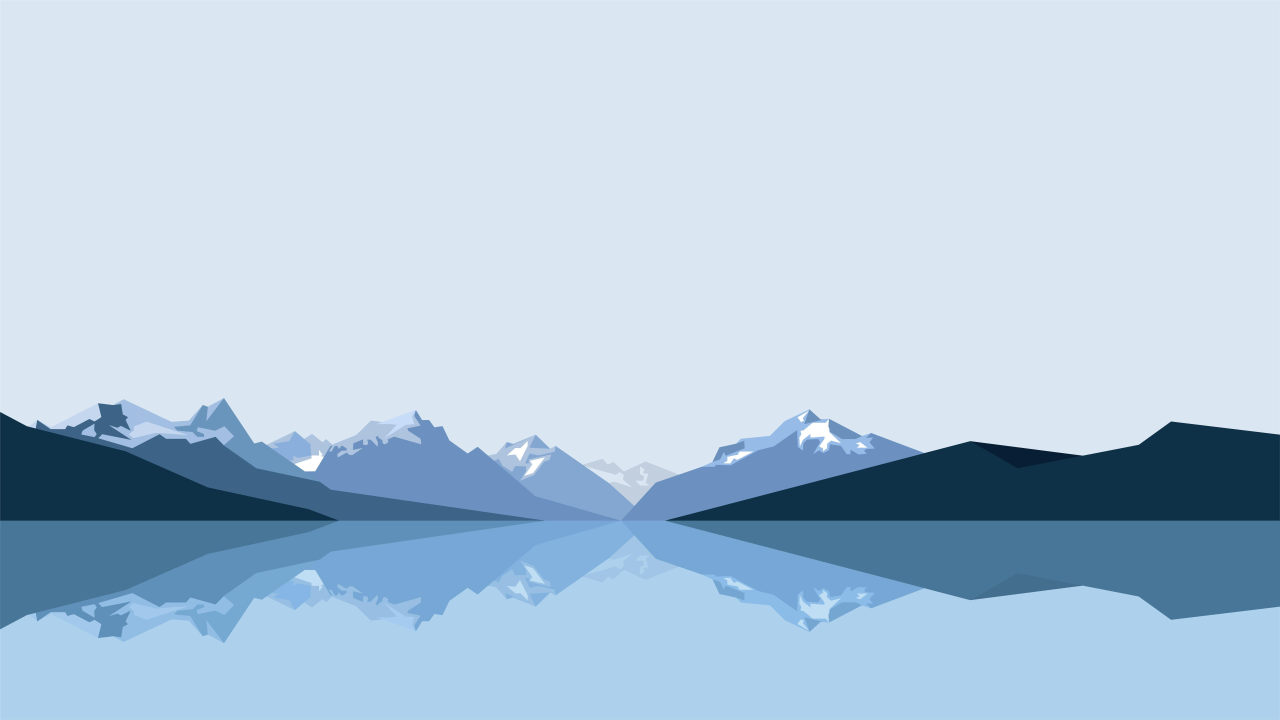
#> input picture brand/backgrounds/mountains-7680x4320.jpg, 7680 x 4320 px (shown at 1/6 size)
$ python -i build_site.py   (imports and definitions only)
#> lines starting #> are read from the running program, lines starting #| are printed output that depends on the picture
"""Builds the Fancy Vanilla website from its source (site/) plus real project data.

  python tools/build_site.py            -> build/site/ (folder) and build/fancy-vanilla-site.zip (for deployment)

Everything that can go stale is computed here, not typed into the HTML:
  * the version table, sizes, hashes and download links come from releases/ (+ dates/channels in site/versions-meta.json),
  * counts (mods, packs, shaders, quests) come from the newest packs and their bundled TEMPERED jar,
  * age names come from TEMPERED's language files, the mod lists from tools/lock.json,
  * images are derived from brand/ (the author's artwork) and gallery/ (real in-game screenshots).
"""
import hashlib
import urllib.parse
import html
import importlib.util
import io
import json
import re
import shutil
import sys
import zipfile
from pathlib import Path

from PIL import Image

ROOT = Path(__file__).resolve().parents[1]
SITE = ROOT / "site"
OUT = ROOT / "build" / "site"
MODRINTH = "https://modrinth.com/modpack/fava"
CURRENT = ("26.2", "26.3")
# Fixed by the TEMPERED mod: quests needed to advance / quests in the age (see docs/modrinth_description.md)
THRESHOLDS = [(6, 9), (9, 15), (8, 13), (8, 13), (9, 14), (8, 13), (8, 12)]

CORE = ("Sodium, Iris, Lithium, C2ME, VMP, FerriteCore, ModernFix, ScalableLux, Krypton, ImmediatelyFast, Entity Culling, "
        "More Culling, BadOptimizations, Dynamic FPS, Continuity, Zoomify, Smooth Scroll, FastQuit i inne")
CORE_EN = CORE.replace(" i inne", " and more")


def esc(text):
    return html.escape(str(text), quote=True)


def bi(pl, en):
    return f'<span lang="pl">{pl}</span><span lang="en">{en}</span>'


def human_size(n):
    return f"{n / 1024:.0f} KB" if n < 1024 * 1024 else f"{n / 1024 / 1024:.1f} MB"


# ------------------------------------------------------------------ releases
# [35 lines left out: functions read_release, load_releases, current_by_mc, not called in this run]


GITHUB = "https://github.com/wtfangler/fava"


# [117 lines left out: functions journal_jars, render_downloads, quest_stats, render_stats, render_ages, render_groups and 2 more, not called in this run]


# ------------------------------------------------------------------ images
def make_images(out_img):
    out_img.mkdir(parents=True, exist_ok=True)
    brand = ROOT / "brand"
    shutil.copy2(brand / "logo" / "wordmark-white.png", out_img / "wordmark.png")
    live = Image.open(brand / "icons" / "favicon-live-64.png").convert("RGBA")
    live.save(out_img / "favicon.png")
    touch = Image.new("RGBA", (180, 180), (14, 16, 19, 255))
    touch.alpha_composite(live.resize((140, 140), Image.LANCZOS), (20, 20))
    touch.convert("RGB").save(out_img / "apple-touch-icon.png")
    hero = Image.open(brand / "backgrounds" / "mountains-7680x4320.jpg").convert("RGB")
    hero.thumbnail((2400, 1350), Image.LANCZOS)
    hero.save(out_img / "hero.jpg", quality=80, optimize=True, progressive=True)
    og = Image.open(brand / "banners" / "banner-1920x1080.jpg").convert("RGB").resize((1200, 675), Image.LANCZOS)
    og.crop((0, 22, 1200, 652)).save(out_img / "og.jpg", quality=86, optimize=True)
    shot = brand / "gallery" / "journal-epilog.png"
    if not shot.exists():
        raise SystemExit(f"Missing gallery screenshot: {shot}")
    img = Image.open(shot).convert("RGB")
    img.thumbnail((1600, 900), Image.LANCZOS)
    img.save(out_img / "journal-epilog.webp", quality=88, method=6)
    for name in ("loader-start", "loader-saving"):
        Image.open(brand / "gallery" / f"{name}.png").convert("RGB").save(out_img / f"{name}.webp", quality=90, method=6)


# ------------------------------------------------------------------ build
PAGES = {
    "pl": {"title": "Fancy Vanilla: vanilla dopieszczona, Minecraft 26.2 i 26.3",
           "description": "Modpack Fabric dla Minecrafta 26.2 i 26.3. Bez nowych bloków i mobów: szybsza gra, ładniejsza oprawa, siedem er progresji TEMPERED i własny Dziennik.",
           "og_description": "Vanilla, tylko dopieszczona. Minecraft 26.2 i 26.3, Fabric.", "og_locale": "pl_PL",
           "nav_label": "Główna nawigacja", "lightbox_label": "Podgląd zdjęcia", "close_label": "Zamknij"},
    "en": {"title": "Fancy Vanilla: vanilla polished, Minecraft 26.2 and 26.3",
           "description": "Fabric modpack for Minecraft 26.2 and 26.3. No new blocks or mobs: a faster game, nicer visuals, seven TEMPERED progression ages and its own Journal.",
           "og_description": "Vanilla, just polished. Minecraft 26.2 and 26.3, Fabric.", "og_locale": "en_US",
           "nav_label": "Main navigation", "lightbox_label": "Image preview", "close_label": "Close"},
}


# [40 lines left out: functions keep_language, render_page, not called in this run]


ROOT_PAGE = """<!doctype html>
<html lang="en">
<head>
  <meta charset="utf-8">
  <meta name="viewport" content="width=device-width, initial-scale=1">
  <title>Fancy Vanilla</title>
  <meta name="robots" content="noindex">
  <meta name="theme-color" content="#0e1013">
  <link rel="icon" type="image/png" href="assets/img/favicon.png">
  <link rel="alternate" hreflang="pl" href="https://fava.netlify.app/pl/">
  <link rel="alternate" hreflang="en" href="https://fava.netlify.app/en/">
  <style>
    body { margin: 0; min-height: 100vh; display: grid; place-items: center; background: #0e1013; color: #e9edf2; font: 16px/1.6 system-ui, sans-serif; text-align: center; }
    img { max-width: min(420px, 80vw); height: auto; }
    a { color: #8fb4e8; display: inline-block; margin: 8px 14px; padding: 10px 6px; font-size: 1.1rem; }
  </style>
</head>
<body>
  <main>
    <img src="assets/img/wordmark.png" alt="Fancy Vanilla" width="420" height="58">
    <p><a href="pl/" hreflang="pl" lang="pl">Polski</a> <a href="en/" hreflang="en" lang="en">English</a></p>
  </main>
  <script>
    (function () {
      var langs = navigator.languages && navigator.languages.length ? navigator.languages : [navigator.language || "en"];
      var pl = String(langs[0]).toLowerCase().indexOf("pl") === 0;
      location.replace((pl ? "pl" : "en") + "/");
    })();
  </script>
</body>
</html>
"""

REDIRECTS = """# Netlify: send visitors to their language, English by default (forced: there is an index.html at /, which would win otherwise)
/  /pl/  302!  Language=pl
/  /en/  302!
"""


# [60 lines left out: function main, not called in this run]


# [2 lines not run here, left out]

>>> import cv2
>>> picture = cv2.imread('../brand/backgrounds/mountains-7680x4320.jpg', cv2.IMREAD_GRAYSCALE)
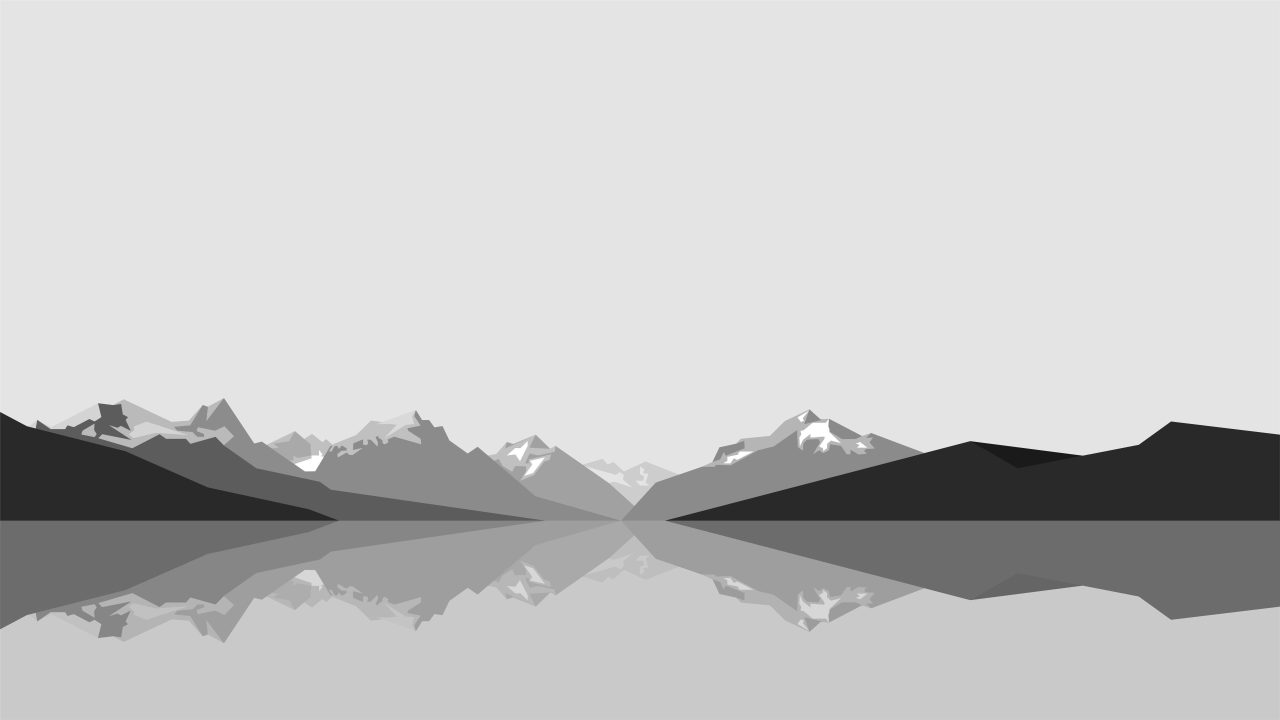
#> picture: shape (4320, 7680) (shown at 1/6 size); min 0, max 255, mean 196.7
#> (the run stopped early here; a loop or call above may not have finished)
